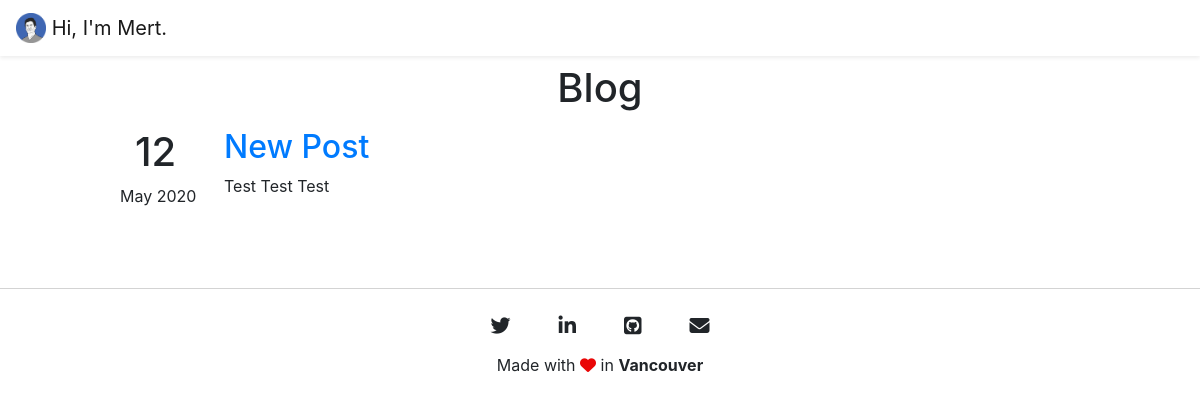
Page /blog/ on the earlier database version.
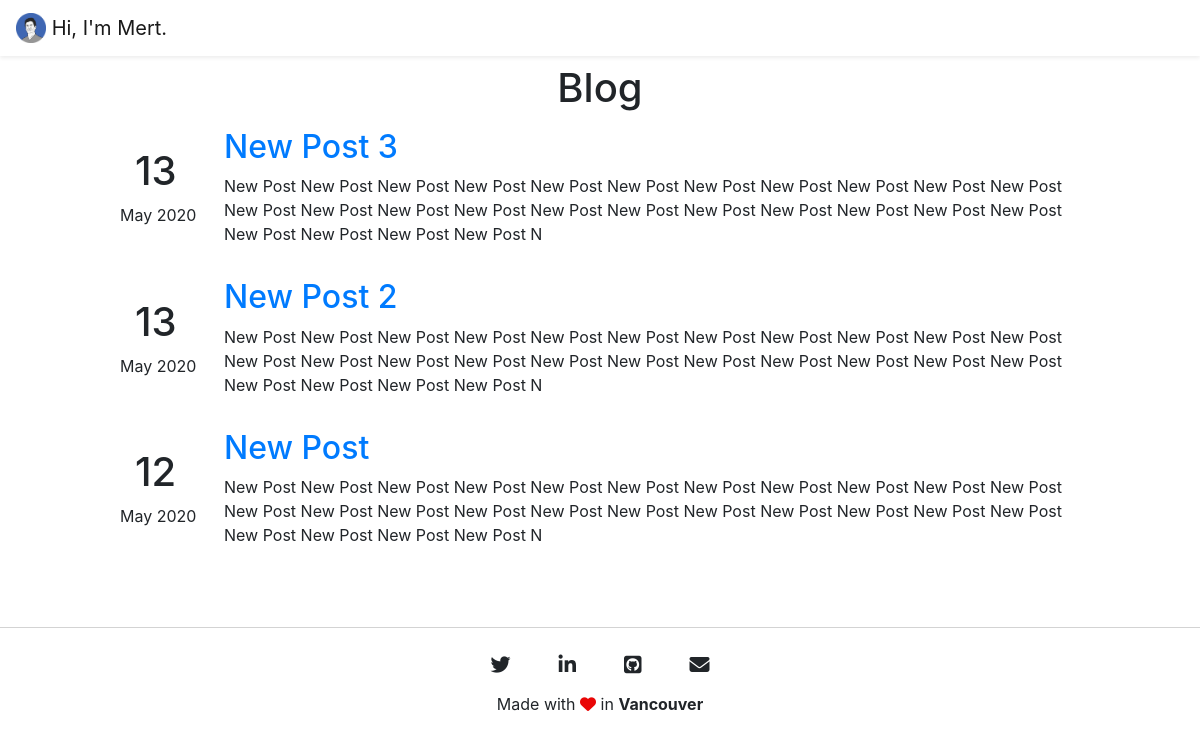
Same page on the later database version.
### blog/models.py (models this page shows, shortened)
class Post(models.Model):
    title = models.CharField(max_length=100)
    sub_title = models.CharField(max_length=200)
    slug = models.SlugField()
    content = models.TextField()
    created_on = models.DateTimeField(auto_now_add=True)
    status = models.IntegerField(choices=STATUS, default=0)
    class Meta:
        ordering = ['-created_on']

### blog/views.py (the view)
# urls.py: path('blog/', views.PostList.as_view(), name='blog'),
class PostList(generic.ListView):
    queryset = Post.objects.filter(status=1).order_by('-created_on')
    template_name = 'blog.html'

### blog/templates/blog.html
{% extends 'base.html' %}
{% block content %}
<div>
    <h1 class="mt-2 text-center">Blog</h1>
</div>
<div class="mt-3 container">
    {% for post in post_list %}
    <div class="container mb-3 mx-auto" style="width: 60rem;">
        <div class="row">
            <div class="col-sm-1 align-self-center mr-4">
                <div class="row mx-auto">
                    <h1>{{post.created_on.day}}</h1>
                </div>
                <div class="row">
                    <p>{{post.created_on|date:'M Y'}}</p>
                </div>
            </div>
            <div class="col">
                <div class="row">
                    <a href="{% url 'post' post.slug  %}">
                        <h2>
                            {{post.title}}
                        </h2>
                    </a>
                </div>
                <div class="row">
                    <p>{{post.content|slice:":235"}}</p>
                </div>
            </div>
        </div>
    </div>
    {% endfor %}
</div>
{% endblock %}

### templates/base.html (shortened to what this page needs)
{% load static %}
<!doctype html>
<html lang="en">
<head>
    <link rel="stylesheet" href="https://stackpath.bootstrapcdn.com/bootstrap/4.4.1/css/bootstrap.min.css"
>
</head>
<header>
    <nav class="navbar navbar-light bg-white shadow-sm">
        <a class="navbar-brand" href="#">
            <img src="{% static 'images/logo.png' %}" width="30" height="30" class="d-inline-block align-top" alt="">
            Hi, I'm Mert.
        </a>
    </nav>
</header>
<body>
    {% block content %}
    {% endblock %}
    <footer class="font-small pt-5">
        <div class="d-flex justify-content-center pt-4 mb-3" style="border-top: 1px solid lightgray;">
            <a href="https://twitter.com/barutcuoglumert" style="color:inherit;">
                <i class="fab fa-twitter fa-lg mr-5 fa-2x"></i>
            </a>
            <a href="https://www.linkedin.com/in/kadir-mert-barutçuoğlu-634055bb/" style="color:inherit;">
                <i class="fab fa-linkedin-in fa-lg mr-5 fa-2x"> </i>
            </a>
            <a href="http://github.com/mertbarutcuoglu" style="color:inherit;">
                <i class="fab fa-github-square fa-lg mr-5 fa-2x"> </i>
            </a>
            <a href="mailto:kbarutcu@students.cs.ubc.ca" style="color:inherit;">
                <i class="fas fa-envelope fa-lg fa-2x"> </i>
            </a>
        </div>
        <div class="text-center mb-2">
            Made with <i class="fa fa-heart pulse" style="color: #E90606;"></i> in <b>Vancouver</b>
        </div>
    </footer>
</body>
</html>

Differences in the rows shown:
added Post: created_on.day "13", created_on "May 2020", title "New Post 3", content "New Post New Post New Post New Post New Post New Post New Post New Post New Post New Post New Post New Post New Post New Post New Post New Post New Post New Post New Post New Post New Post New Post New Post New Post New Post New Post N"
added Post: created_on.day "13", created_on "May 2020", title "New Post 2", content "New Post New Post New Post New Post New Post New Post New Post New Post New Post New Post New Post New Post New Post New Post New Post New Post New Post New Post New Post New Post New Post New Post New Post New Post New Post New Post N"
changed Post "New Post": content "Test Test Test" → "New Post New Post New Post New Post New Post New Post New Post New Post New Post New Post New Post New Post New Post New Post New Post New Post New Post New Post New Post New Post New Post New Post New Post New Post New Post New Post N"
